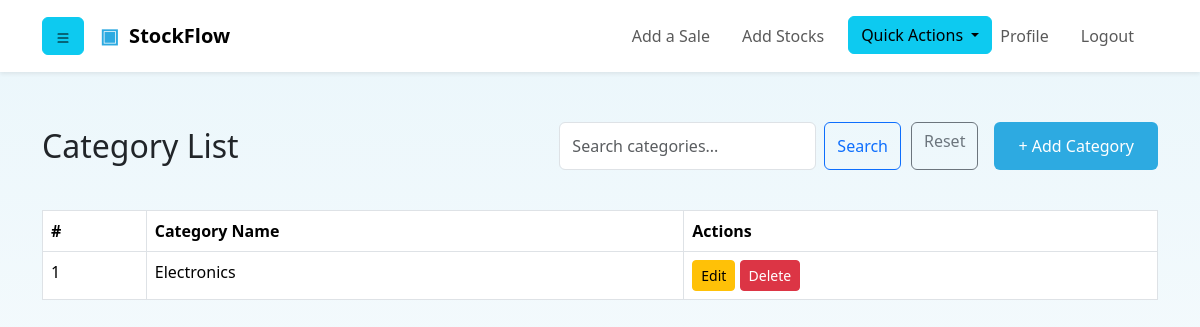
The app's page /category/category-list/ (signed in), older data.
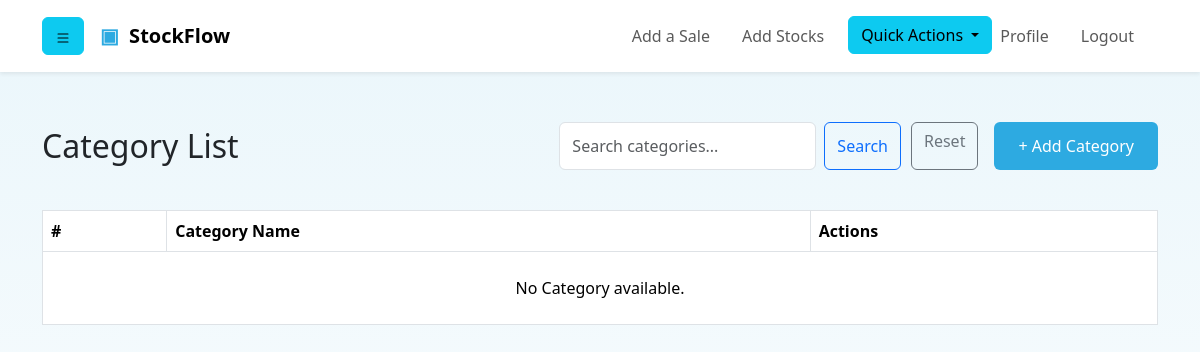
The same page, newer data.
### main/models.py (models this page shows, shortened)
class Category(models.Model):
    category_name = models.CharField("Enter product category.", max_length=50, unique=True)
    description = models.CharField("Enter category description.", max_length=300, null=True, blank=True)
    created_at = models.DateTimeField(auto_now_add=True)
    updated_at = models.DateTimeField(auto_now=True)
    class Meta:
        ordering = ['category_name']

### main/views.py (the view)
# urls.py: path('category/category-list/', views.CategoryListView.as_view(), name='category_list'),
class CategoryListView(LoginRequiredMixin, ListView):
    model = Category
    template_name = 'main/category_list.html'
    context_object_name = 'categories'
    def get_queryset(self):
        queryset = super().get_queryset()
        query = self.request.GET.get('q')
        if query:
            queryset = queryset.filter(category_name__icontains=query)
        return queryset
    paginate_by = 10

### templates/main/category_list.html (shortened to what this page needs)
{% extends 'base.html' %}
{% block content %}
<div class="container">
    <div class="d-flex justify-content-between align-items-center mb-3">
        <h2 class="mb-0">Category List</h2>
        <div class="d-flex">
            <form class="d-flex me-2" method="GET">
                <input class="form-control" type="search" name="q" placeholder="Search categories..." value="{{ request.GET.q }}">
                <button class="btn btn-outline-primary ms-2" type="submit">Search</button>
                <a href="{% url 'category_list' %}" class="btn btn-outline-secondary" style="margin-left: 10px;">Reset</a>
            </form>
            <a href="{% url 'add_category' %}" class="btn btn-primary" style="margin-left: 8px;">+ Add Category</a>
        </div>
    </div>
    <br><table class="table table-bordered">
        <thead>
            <tr>
            <th scope="col">#</th>
            <th scope="col">Category Name</th>
            <th scope="col">Actions</th>
            </tr>
        </thead>
        <tbody>
            {% for category in categories %}
            <tr>
                <td>{{ forloop.counter }}</td>
                <td>{{ category.category_name }}</td>
                <td>
                    <a href="{% url 'category_update' category.pk %}" class="btn btn-sm btn-warning">Edit</a>
                    <a href="{% url 'category_delete' category.pk %}" class="btn btn-sm btn-danger">Delete</a>
                </td>
            </tr>
            {% empty %}
            <tr>
                <td colspan="9" class="text-center py-4">
                    No Category available.
                </td>
            </tr>
            {% endfor %}
        </tbody>
    </table>
</div>
{% endblock %}

Row changes from the older to the newer data that the page shows:
removed Category: category_name "Electronics"
Text that changed along with them:
text now shown: "No Category available."
